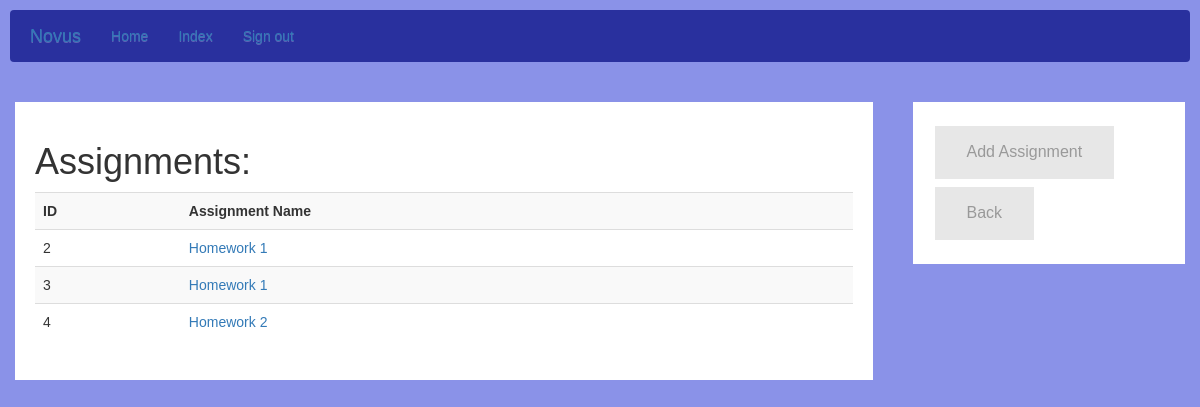
The app's page /assignment/gradebooks/3 (signed in) with its own data.
### models.py (models this page shows)
class Assignment(db.Model):
    __tablename__= "assignments"
    id = db.Column(db.Integer, primary_key=True)
    name = db.Column(db.String(100), index=True, unique=False)
    description = db.Column(db.String(300), unique=False)
    type = db.Column(db.String(20), index=True, unique=False)
    total = db.Column(db.Integer)
    timestamp = db.Column(db.DateTime, index=True, default=datetime.utcnow)
    course_id = Column(Integer, ForeignKey('courses.id'))

### app.py (the view)
@app.route("/assignment/gradebooks/<int:id>")
@login_required
@roles_required('Professor')
def gradebooks(id):
    course = Course.query.get(id)
    assignments = course.assignments
    return render_template('gradebooks.html', course=course, assignments=assignments)

### templates/gradebooks.html
{% extends 'layout.html' %}
{% block head %}
        <link rel="stylesheet" href="//maxcdn.bootstrapcdn.com/bootstrap/3.2.0/css/bootstrap.min.css">
        <link rel="stylesheet" href="//maxcdn.bootstrapcdn.com/bootstrap/3.2.0/css/bootstrap-theme.min.css">
        <link rel="stylesheet" type="text/css" href="/static/css/roster.css">
{% endblock %}
{% block app_content %}
<div class="row">
  <div class="leftcolumn">
    <div class="card" id="opt">
      <h1>Assignments: </h1>
      <div style="text-align:center">
        <table class="table table-striped" >
          <tr>
            <th>ID</th>
            <th>Assignment Name</th>
          </tr>
          {% for assignment in assignments %}
          <tr class="text-left">
            <td>{{assignment.id}}</td>
            <td><a href="{{ url_for('gradebook', id=assignment.id) }}">{{assignment.name}}</a></td>
          </tr>
          {% endfor %}
        </table>
      </div>
    </div>
  </div>
  <div class="rightcolumn">
    <div class="card">
      <a href="{{ url_for('add_assignment', id=course.id) }}" class="button">
        Add Assignment
      </a>
      <a href="{{ url_for('details', type='Course', id=course.id) }}" class="button">
        Back
      </a>
    </div>
  </div>
</div>
{% endblock %}

### static/css/roster.css (style rules this page uses)
* { box-sizing: border-box; }
body { font-family: Arial; padding: 10px; background: #8a92e8; }
.leftcolumn { float: left; width: 75%; background-color: #8a92e8; padding-right: 20px; }
.button { background-color: #e7e7e7; border: none; color: #999999; padding: 15px 32px; text-align: center; text-decoration: none; display: inline-block; font-size: 16px; margin: 4px 2px; cursor: pointer; }
.rightcolumn { float: right; width: 25%; background-color: #8a92e8; padding-left: 20px; }
.card { background-color: white; padding: 20px; margin-top: 20px; }
.row:after { content: ""; display: table; clear: both; }

### records on screen
Assignment: id "2", name "Homework 1"
Assignment: id "3", name "Homework 1"
Assignment: id "4", name "Homework 2"
